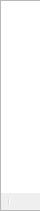
  <widget class="OBSDock" name="scenesDock">
   <property name="sizePolicy">
    <sizepolicy hsizetype="Preferred" vsizetype="Preferred">
     <horstretch>0</horstretch>
     <verstretch>0</verstretch>
    </sizepolicy>
   </property>
   <property name="minimumSize">
    <size>
     <width>40</width>
     <height>137</height>
    </size>
   </property>
   <property name="maximumSize">
    <size>
     <width>40</width>
     <height>524287</height>
    </size>
   </property>
   <property name="features">
    <set>QDockWidget::AllDockWidgetFeatures</set>
   </property>
   <property name="windowTitle">
    <string>Basic.Main.Scenes</string>
   </property>
   <attribute name="dockWidgetArea">
    <number>8</number>
   </attribute>
   <widget class="QWidget" name="dockWidgetContents_2">
    <layout class="QVBoxLayout" name="verticalLayout_6">
     <property name="spacing">
      <number>0</number>
     </property>
     <property name="leftMargin">
      <number>0</number>
     </property>
     <property name="topMargin">
      <number>0</number>
     </property>
     <property name="rightMargin">
      <number>0</number>
     </property>
     <property name="bottomMargin">
      <number>0</number>
     </property>
     <item>
      <widget class="QFrame" name="scenesFrame">
       <property name="sizePolicy">
        <sizepolicy hsizetype="Expanding" vsizetype="Expanding">
         <horstretch>0</horstretch>
         <verstretch>0</verstretch>
        </sizepolicy>
       </property>
       <property name="minimumSize">
        <size>
         <width>160</width>
         <height>0</height>
        </size>
       </property>
       <property name="frameShape">
        <enum>QFrame::StyledPanel</enum>
       </property>
       <property name="frameShadow">
        <enum>QFrame::Sunken</enum>
       </property>
       <layout class="QVBoxLayout" name="verticalLayout_12">
        <property name="spacing">
         <number>0</number>
        </property>
        <property name="leftMargin">
         <number>0</number>
        </property>
        <property name="topMargin">
         <number>0</number>
        </property>
        <property name="rightMargin">
         <number>0</number>
        </property>
        <property name="bottomMargin">
         <number>0</number>
        </property>
        <item>
         <widget class="SceneTree" name="scenes">
          <property name="sizePolicy">
           <sizepolicy hsizetype="Preferred" vsizetype="Expanding">
            <horstretch>0</horstretch>
            <verstretch>0</verstretch>
           </sizepolicy>
          </property>
          <property name="contextMenuPolicy">
           <enum>Qt::CustomContextMenu</enum>
          </property>
          <property name="frameShape">
           <enum>QFrame::NoFrame</enum>
          </property>
          <property name="frameShadow">
           <enum>QFrame::Plain</enum>
          </property>
          <property name="showDropIndicator" stdset="0">
           <bool>true</bool>
          </property>
          <property name="dragEnabled">
           <bool>true</bool>
          </property>
          <property name="dragDropMode">
           <enum>QAbstractItemView::InternalMove</enum>
          </property>
          <property name="defaultDropAction">
           <enum>Qt::TargetMoveAction</enum>
          </property>
          <addaction name="actionRemoveScene"/>
         </widget>
        </item>
        <item>
         <widget class="QToolBar" name="scenesToolbar">
          <property name="iconSize">
           <size>
            <width>16</width>
            <height>16</height>
           </size>
          </property>
          <property name="floatable">
           <bool>false</bool>
          </property>
          <addaction name="actionAddScene"/>
          <addaction name="actionRemoveScene"/>
          <addaction name="separator"/>
          <addaction name="actionSceneUp"/>
          <addaction name="actionSceneDown"/>
         </widget>
        </item>
        <item>
         <spacer name="scenesFixedSizeHSpacer">
          <property name="orientation">
           <enum>Qt::Horizontal</enum>
          </property>
          <property name="sizeType">
           <enum>QSizePolicy::Fixed</enum>
          </property>
          <property name="sizeHint" stdset="0">
           <size>
            <width>150</width>
            <height>0</height>
           </size>
          </property>
         </spacer>
        </item>
       </layout>
      </widget>
     </item>
    </layout>
   </widget>
  </widget>
